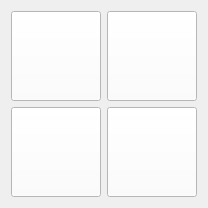
  <widget class="QWidget" name="layoutWidget_3">
   <property name="geometry">
    <rect>
     <x>570</x>
     <y>190</y>
     <width>191</width>
     <height>191</height>
    </rect>
   </property>
   <layout class="QGridLayout" name="gridLayout_3">
    <item row="0" column="0">
     <widget class="QPushButton" name="btn_HQ_player2_cat1">
      <property name="minimumSize">
       <size>
        <width>90</width>
        <height>90</height>
       </size>
      </property>
      <property name="maximumSize">
       <size>
        <width>90</width>
        <height>90</height>
       </size>
      </property>
      <property name="font">
       <font>
        <pointsize>30</pointsize>
       </font>
      </property>
      <property name="styleSheet">
       <string notr="true">background-color: rgb(255, 255, 255);</string>
      </property>
      <property name="text">
       <string/>
      </property>
     </widget>
    </item>
    <item row="0" column="1">
     <widget class="QPushButton" name="btn_HQ_player2_cat2">
      <property name="minimumSize">
       <size>
        <width>90</width>
        <height>90</height>
       </size>
      </property>
      <property name="maximumSize">
       <size>
        <width>90</width>
        <height>90</height>
       </size>
      </property>
      <property name="font">
       <font>
        <pointsize>30</pointsize>
       </font>
      </property>
      <property name="styleSheet">
       <string notr="true">background-color: rgb(255, 255, 255);</string>
      </property>
      <property name="text">
       <string/>
      </property>
     </widget>
    </item>
    <item row="1" column="0">
     <widget class="QPushButton" name="btn_HQ_player2_cat3">
      <property name="minimumSize">
       <size>
        <width>90</width>
        <height>90</height>
       </size>
      </property>
      <property name="maximumSize">
       <size>
        <width>90</width>
        <height>90</height>
       </size>
      </property>
      <property name="font">
       <font>
        <pointsize>30</pointsize>
       </font>
      </property>
      <property name="styleSheet">
       <string notr="true">background-color: rgb(255, 255, 255);</string>
      </property>
      <property name="text">
       <string/>
      </property>
     </widget>
    </item>
    <item row="1" column="1">
     <widget class="QPushButton" name="btn_HQ_player2_cat4">
      <property name="minimumSize">
       <size>
        <width>90</width>
        <height>90</height>
       </size>
      </property>
      <property name="maximumSize">
       <size>
        <width>90</width>
        <height>90</height>
       </size>
      </property>
      <property name="font">
       <font>
        <pointsize>30</pointsize>
       </font>
      </property>
      <property name="styleSheet">
       <string notr="true">background-color: rgb(255, 255, 255);</string>
      </property>
      <property name="text">
       <string/>
      </property>
     </widget>
    </item>
   </layout>
  </widget>
